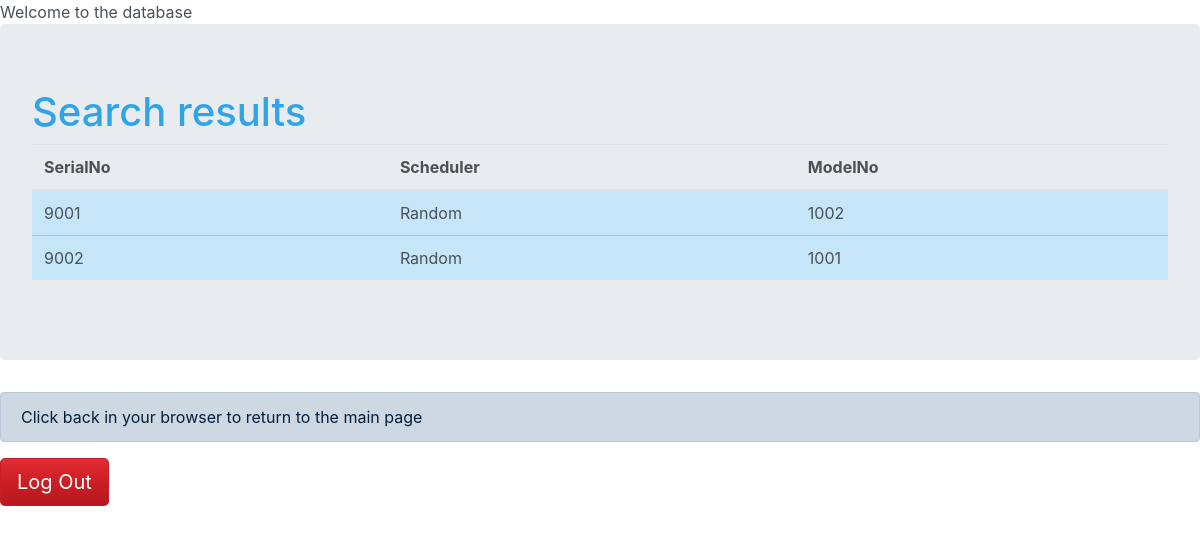
Page /php/search_results.php?system=Random on the committed database.
### tables this page shows
create table DigitalDisplay (
	serialNo			char(10) unique,
    schedulerSystem		char(10),
    modelNo				char(10),
    primary key (serialNo),
    foreign key (modelNo) references Model (modelNo) ON UPDATE CASCADE ON DELETE SET NULL,
     
    constraint CHK_scheduler_system check (schedulerSystem in ('Random', 'Smart', 'Virtue'))
);

### php/search_results.php (the view, shortened to what this page needs)
<?php
require_once('connection.php');
?>
<html>
<head>
	<link rel="stylesheet" href="./bootstrap.min.css">
</head>
<body>
	<div class="jumbotron">
	<h1>Search results</h1>
	<table class="table table-hover">
		<thead>
			<tr>
				<th scope="col">SerialNo</th>
				<th scope="col">Scheduler</th>
				<th scope="col">ModelNo</th>
			</tr>
		</thead>
		<tbody>
			<?php
			$system = $_GET["system"];
			$query = "select * from DigitalDisplay where schedulerSystem='$system';";
			$result = $conn->query($query) or die(mysqli_error($conn));
			if ($result->num_rows > 0) {
				while ($r = $result->fetch_assoc()) {
					$sn = $r["serialNo"];
					$ss = $r["schedulerSystem"];
					$mn = $r["modelNo"];
					echo "
			<tr class=\"table-primary\">
							<td>$sn</td>
							<td>$ss</td>
							<td>$mn</td>
			</tr>";
				}
			}
			?>
		</tbody>
	</table>
	</div>
	<div class="alert alert-dismissible alert-info">
		Click back in your browser to return to the main page
	</div>
	<form action="logout.php" method="get">
		<button type="submit" class="btn btn-danger btn-lg">Log Out</button>
	</form>
</body>
</html>

### rows in the picture
digitaldisplay: serialNo "9001", schedulerSystem "Random", modelNo "1002"
digitaldisplay: serialNo "9002", schedulerSystem "Random", modelNo "1001"
